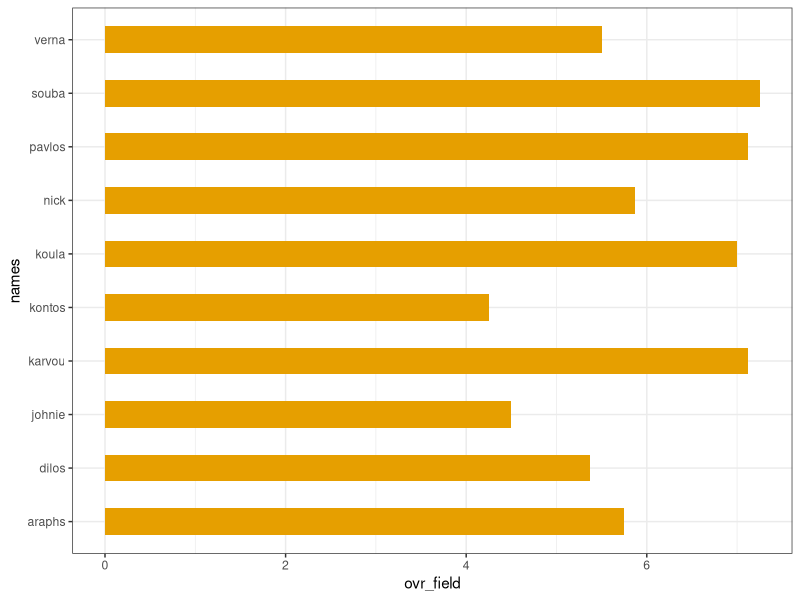

R code for this plot: (Note: this script raises an error after producing the figure.)
names<-c("verna","karvou","nick","koula","kontos","araphs","dilos",
         "souba","pavlos","johnie")
players<-data.frame(names)
players$stamina<-0
players$handling<-0
players$sprint<-0
players$dribbling<-0
players$passing<-0
#players$tactics<-0
players$defence<-0
players$finishing<-0
players$shooting<-0
players$mentalite<-0


#filling the matrix
players$stamina<-c(3,6,5,5,3,9,4,7,9,4)
players$handling<-c(7,4,5,4,8,7,4,4,5,7)
players$sprint<-c(5,9,5,9,3,9,4,7,8,4)
players$dribbling<-c(4,9,5,7,3,3,6,8,6,5)
players$passing<-c(6,7,7,8,4,3,6,8,7,4)
#players$tactics<-c()
players$defence<-c(7,3,5,6,5,8,4,7,6,5)
players$finishing<-c(6,8,6,6,4,3,7,7,8,4)
players$shooting<-c(5,7,6,8,4,3,6,7,6,3)
players$mentalite<-c(8,8,8,7,8,8,6,7,7,7)





#computing first overall scores
players$ovr_keeper<-players$handling
players$ovr_field<-apply(players[,c(2,(4:10))],1,mean)




##
##plotting
library(ggplot2)
x<-ggplot(players,aes(x=names,y=ovr_field))
x<-x+ geom_bar(stat='identity',width=0.5,fill="#E69F00")
x<-x+coord_flip()
x<-x+theme_bw()
x<-x+
x

##### first estimate of the best team pick

##calculating overall performance of the squad
squad_overall<-sum(players$ovr_field[c(1:4,6:9)])
##team pick and performances
team<-rep(0,8)
einai_deneinai<-c(0,1)
team_performances<-rep(0,70)
t<-1
for( i in einai_deneinai){#prwtos paixths
  team[1]<-i
  for(j in einai_deneinai){
    team[2]<-j
    for (k in einai_deneinai){
      team[3]<-k
      for(l in einai_deneinai){
        team[4]<-l
        for(m in einai_deneinai){
          team[5]<-m
          for(n in einai_deneinai){
            team[6]<-n
            for(o in einai_deneinai){
              team[7]<-o
              for(p in einai_deneinai){
                team[8]<-p
                if (sum(team)==4){#check eligibility
                  
                # performance calculations
                ovr_field<-players$ovr_field[c(1:4,6:9) ]
                team_performances[t]<-sum(ovr_field[team==1])
                print(t);print(team)
                t<-t+1
                
                
                
                
                }
                
              }
            }
          }
        }
      }
    }
  }
}
team_performances<-team_performances - (squad_overall/2)

##distribution of team_performances /symmetric 
team_performances<-as.data.frame(team_performances)
team_performances$iter<-seq(1,70)
my_plot<-ggplot(team_performances,aes(iter,team_performances))
my_plot<-my_plot+ geom_point()
my_plot